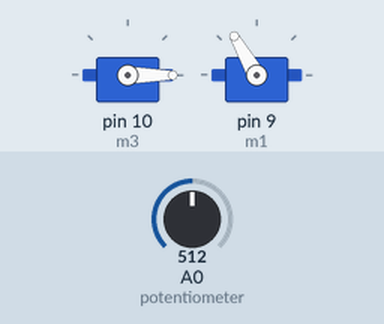
Recording of a sketch running on a simulated Arduino Uno, built with avr-gcc and run on an emulated ATmega328P. On the bench: 2 × servo. The test bench sets the inputs (shaded band); at power-on: A0 (potentiometer) = 512.

Above: at 3.05 s.
At 12.95 s:
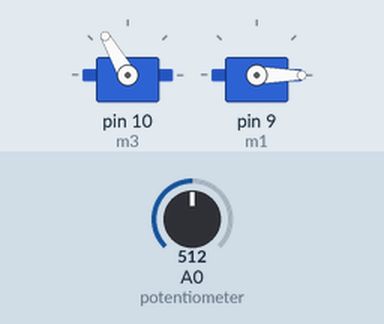
At 22.95 s:
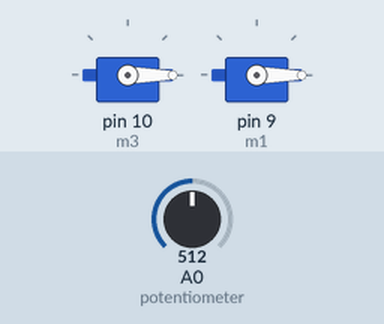
Timing chart, 0 to 29.0 s (numbered marks = the images above):
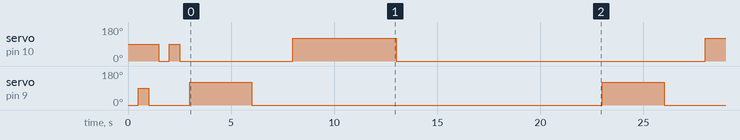

The sketch:

Motor_Code_without_pot_values.ino
```cpp
#include <Servo.h>

Servo m1;     // create servo object to control the ESC
Servo m3;

int potValue;  // value from the analog pin

void setup() {
  // Attach the ESC on pin 9
   m3.attach(10,1000,2000);
  m1.attach(9,1000,2000); // (pin, min pulse width, max pulse width in microseconds)
// (pin, min pulse width, max pulse width in microseconds)

  // Attempt to arm the speed controller
  m1.write(0);
  delay(500);

  m1.write(90);
  delay(500);

  m1.write(0);
  delay(500);


  // (pin, min pulse width, max pulse width in microseconds)
// (pin, min pulse width, max pulse width in microseconds)

  // Attempt to arm the speed controller
  m3.write(0);
  delay(500);

  m3.write(90);
  delay(500);

   m3.write(0);
  delay(500);

  pinMode(9,OUTPUT);
  pinMode(10,OUTPUT);

}

void loop() {
  potValue = analogRead(A0);   // reads the value of the potentiometer (value between 0 and 1023)
  potValue = map(potValue, 0, 1023, 0, 180);   // scale it to use it with the servo library (value between 0 and 180)
  // ESC.write(potValue);    // Send the signal to the ESC
  m1.write(120);
  delay(3000);
  m1.write(0);
  delay(2000);

//time to take data

  m3.write(120);
  delay(5000);
  m3.write(0);
  delay(10000);


}
```

Measured:
- by itself, servo on pin 10 (m3): 90° → 0° at 1.5 s, → 90° 0.50 s later, → 0° 0.50 s later, → 120° 5.5 s later, … (16 changes in this stretch)
- by itself, servo on pin 9 (m1): 0° → 90° at 0.50 s, → 0° 0.50 s later, → 120° 2.0 s later, → 0° 3.0 s later, … (16 changes in this stretch)
